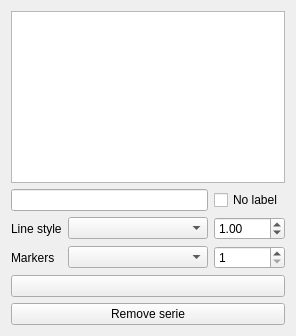
<?xml version="1.0" encoding="UTF-8"?>
<ui version="4.0">
 <class>TaskPanel</class>
 <widget class="QWidget" name="TaskPanel">
  <property name="geometry">
   <rect>
    <x>0</x>
    <y>0</y>
    <width>296</width>
    <height>336</height>
   </rect>
  </property>
  <property name="minimumSize">
   <size>
    <width>0</width>
    <height>336</height>
   </size>
  </property>
  <property name="windowTitle">
   <string>Configure series</string>
  </property>
  <layout class="QGridLayout" name="gridLayout">
   <item row="1" column="0">
    <layout class="QVBoxLayout" name="verticalLayout">
     <property name="bottomMargin">
      <number>0</number>
     </property>
     <item>
      <widget class="QListWidget" name="items">
       <property name="editTriggers">
        <set>QAbstractItemView::NoEditTriggers</set>
       </property>
       <property name="alternatingRowColors">
        <bool>true</bool>
       </property>
      </widget>
     </item>
     <item>
      <layout class="QGridLayout" name="gridLayout_2">
       <item row="0" column="0" colspan="4">
        <widget class="QLineEdit" name="label">
         <property name="sizePolicy">
          <sizepolicy hsizetype="Expanding" vsizetype="Fixed">
           <horstretch>2</horstretch>
           <verstretch>0</verstretch>
          </sizepolicy>
         </property>
        </widget>
       </item>
       <item row="1" column="4">
        <widget class="QDoubleSpinBox" name="lineWidth">
         <property name="minimum">
          <double>0.010000000000000</double>
         </property>
         <property name="maximum">
          <double>9999.000000000000000</double>
         </property>
         <property name="singleStep">
          <double>0.500000000000000</double>
         </property>
         <property name="value">
          <double>1.000000000000000</double>
         </property>
        </widget>
       </item>
       <item row="1" column="0">
        <widget class="QLabel" name="styleLabel">
         <property name="text">
          <string>Line style</string>
         </property>
        </widget>
       </item>
       <item row="4" column="0" colspan="5">
        <widget class="QPushButton" name="remove">
         <property name="text">
          <string>Remove serie</string>
         </property>
        </widget>
       </item>
       <item row="1" column="1" colspan="3">
        <widget class="StyledComboBox" name="lineStyle">
         <property name="sizePolicy">
          <sizepolicy hsizetype="MinimumExpanding" vsizetype="Fixed">
           <horstretch>1</horstretch>
           <verstretch>0</verstretch>
          </sizepolicy>
         </property>
        </widget>
       </item>
       <item row="2" column="0">
        <widget class="QLabel" name="markerLabel">
         <property name="text">
          <string>Markers</string>
         </property>
        </widget>
       </item>
       <item row="0" column="4">
        <widget class="QCheckBox" name="isLabel">
         <property name="sizePolicy">
          <sizepolicy hsizetype="Minimum" vsizetype="Fixed">
           <horstretch>1</horstretch>
           <verstretch>0</verstretch>
          </sizepolicy>
         </property>
         <property name="text">
          <string>No label</string>
         </property>
        </widget>
       </item>
       <item row="2" column="1" colspan="3">
        <widget class="StyledComboBox" name="markers">
         <property name="sizePolicy">
          <sizepolicy hsizetype="MinimumExpanding" vsizetype="Fixed">
           <horstretch>1</horstretch>
           <verstretch>0</verstretch>
          </sizepolicy>
         </property>
        </widget>
       </item>
       <item row="3" column="0" colspan="5">
        <widget class="QPushButton" name="color">
         <property name="sizePolicy">
          <sizepolicy hsizetype="MinimumExpanding" vsizetype="Fixed">
           <horstretch>1</horstretch>
           <verstretch>0</verstretch>
          </sizepolicy>
         </property>
         <property name="autoFillBackground">
          <bool>false</bool>
         </property>
         <property name="text">
          <string/>
         </property>
        </widget>
       </item>
       <item row="2" column="4">
        <widget class="QSpinBox" name="markerSize">
         <property name="minimum">
          <number>1</number>
         </property>
         <property name="maximum">
          <number>9999</number>
         </property>
        </widget>
       </item>
      </layout>
     </item>
    </layout>
   </item>
  </layout>
 </widget>
 <customwidgets>
  <customwidget>
   <class>StyledComboBox</class>
   <extends>QComboBox</extends>
   <header>StyledComboBox.h</header>
  </customwidget>
 </customwidgets>
 <resources/>
 <connections/>
</ui>
